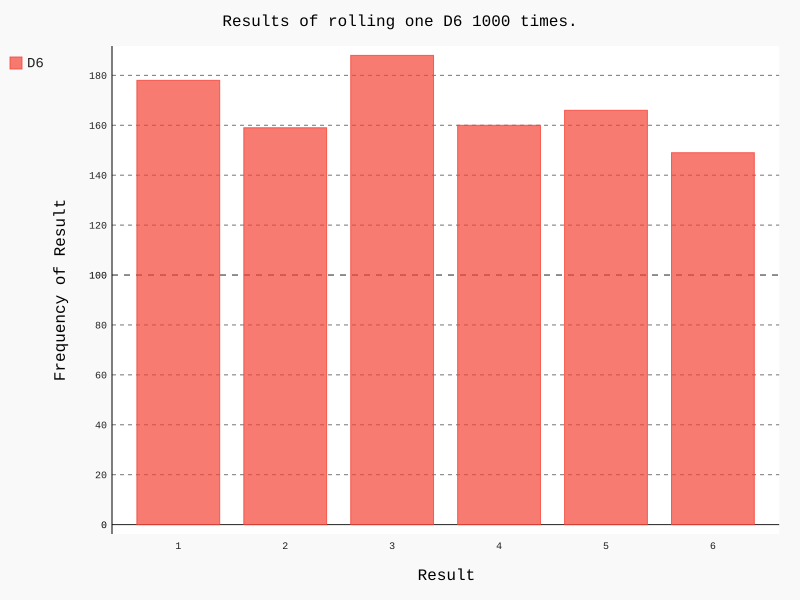

This figure's Python source:
import pygal
from die import Die
#创建一个D6
die=Die()
#掷几次骰子把结果存在一个列表
#results=[]
# for roll_number in range(1000):
# 	result=die.roll()
# 	results.append(result)
results=[die.roll() for roll_number in range(1000)]
#分析结果
#frequencies=[]
# for value in range(1,die.num_sides+1):
# 	fenquency=results.count(value)
# 	frequencies.append(fenquency)

frequencies=[results.count(value) for value in range(1,die.num_sides+1)]
#对结果进行可视化
hist=pygal.Bar()
hist.title="Results of rolling one D6 1000 times."
hist.x_labels=[str(i) for i in range(1,7)]
hist.x_title="Result"
hist.y_title="Frequency of Result"

hist.add('D6',frequencies)
hist.render_to_file('die_visual.svg')
